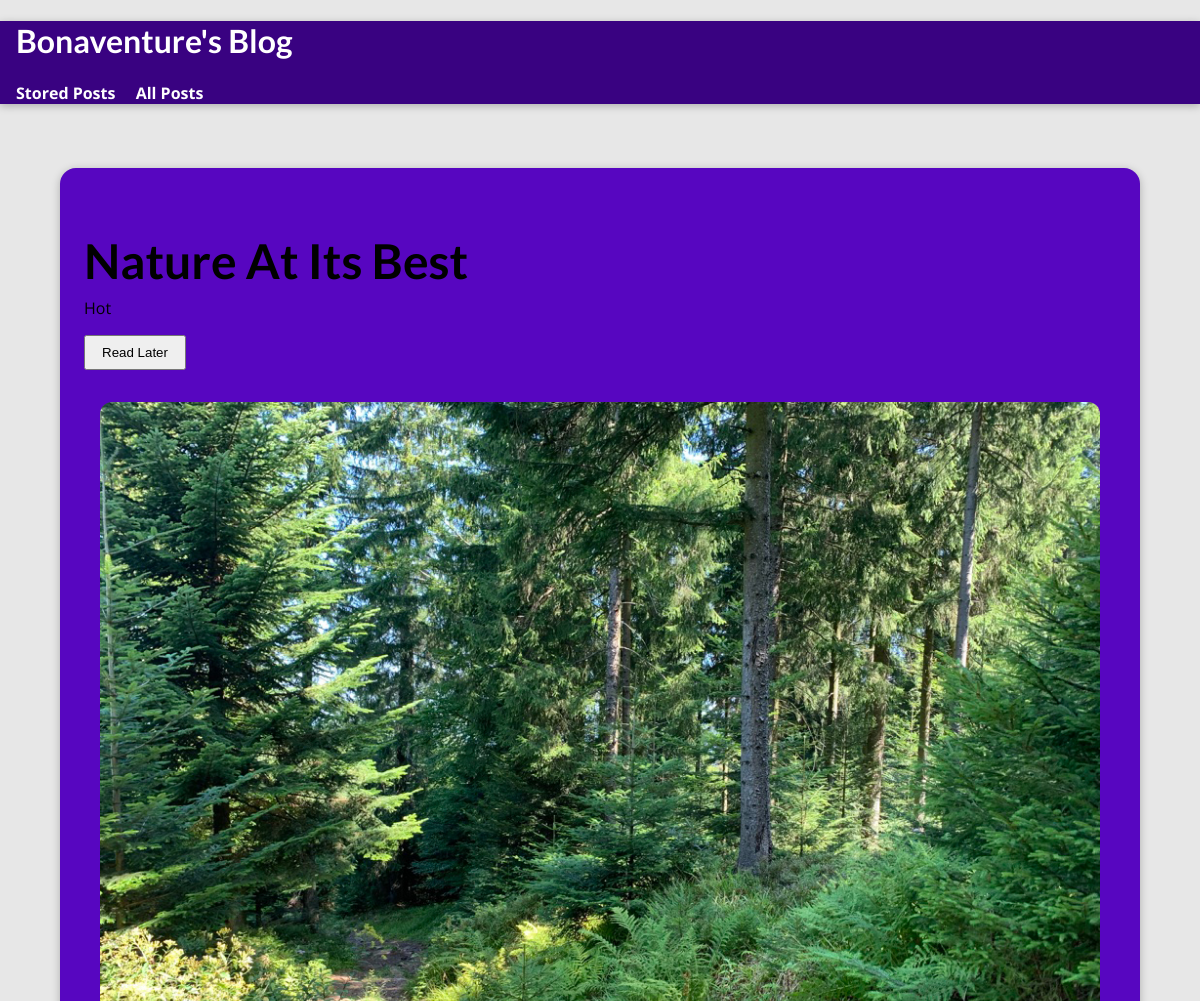
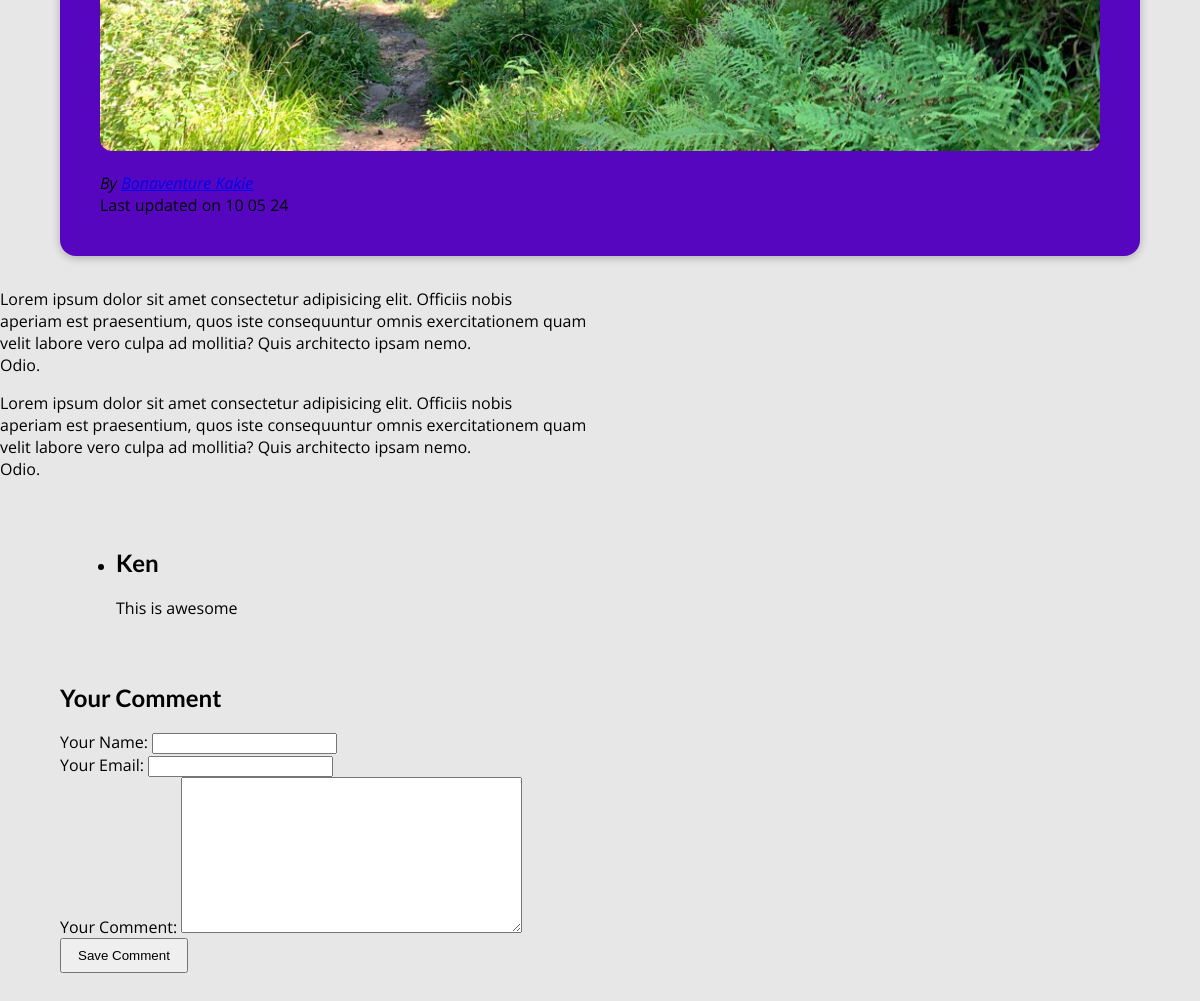
The page /posts/nature-at-its-best on the database its author committed (2 pictures, top to bottom).
### blog/models.py (models this page shows, shortened)
class Post(models.Model):
    title = models.CharField(max_length=150)
    excerpt = models.CharField(max_length=200)
    image = models.ImageField(upload_to="posts", null=True)
    date = models.DateField(auto_now=True)
    slug = models.SlugField(unique=True, db_index=True)
    content = models.TextField(validators=[MinLengthValidator(10)])
    author = models.ForeignKey(Author, on_delete=models.SET_NULL, null=True, related_name="posts")
    tags = models.ManyToManyField(Tag)

class Tag(models.Model):
    caption = models.CharField(max_length=10)

class Author(models.Model):
    first_name = models.CharField(max_length=100)
    last_name = models.CharField(max_length=100)
    email_address = models.EmailField()
    def __str__(self):
        return f"{self.first_name} {self.last_name}"

class Comment(models.Model):
    user_name = models.CharField(max_length=120)
    user_email = models.EmailField()
    text = models.TextField(max_length=400)
    post = models.ForeignKey(
        Post, on_delete=models.CASCADE, related_name="comments")

### blog/views.py (the view, shortened to what this page needs)
# urls.py: path("posts/<slug:slug>", views.SinglePostView.as_view(), name="post-detail-page"),
class SinglePostView(View):
    def get(self, request, slug):
        post = Post.objects.get(slug=slug)
        stored_posts = request.session.get("stored_posts")
        if stored_posts is not None:
            is_saved_for_later = post.id in stored_posts
        else:
            is_saved_for_later = False
        context = {
            "post": post,
            "post_tags": post.tags.all(),
            "comment_form": CommentForm(),
            "comments": post.comments.all().order_by("-id"),
            "saved_for_later": is_saved_for_later
        }
        return render(request, "blog/post-detail.html", context)

### blog/forms.py
class CommentForm(forms.ModelForm):
    class Meta:
        model = Comment
        exclude = ["post"]
        labels = {
          "user_name": "Your Name",
          "user_email": "Your Email",
          "text": "Your Comment"
        }

### blog/templates/blog/post-detail.html (shortened to what this page needs)
{% extends 'base.html' %}
{% load static %}
{% block css_files %}
<link rel="stylesheet" href="{% static 'blog/post-detail.css' %}">
{% endblock %}
{% block content %}
<section id="summary">
    <h2>{{post.title}}</h2>
    <div>
        {% for tag in post_tags %}
            <span class="tag">{{tag.caption}}</span>
        {% endfor %}
    </div>
    <div id="read-later">
        <form action="{% url 'read-later' %}" method="POST">
            <button>
                {% if saved_for_later %}
                    Remove from "Read Later" List
                {% else %}
                Read Later
                {% endif %}
            </button>
               </form>
    </div>
    <article>
        <img src="{{post.image.url}}" alt="{{post.title}}" />
        <address>By <a href="mailto:{{post.author.email_address}}">{{post.author}}</a></address>
        <div>
            Last updated on <time>{{post.date|date:"d m y"}}</time>
        </div>
    </article>
</section>
<main>
    {{post.content| linebreaks}}
</main>
<section id="comments">
    <ul>
        {% for comment in comments %}
        <li>
            <h2>{{comment.user_name}}</h2>
            <p>{{comment.text | linebreaks}}</p>
        </li>
        {% endfor %}
    </ul>
</section>
<section id="comment-form">
    <h2>Your Comment</h2>
    <form action="{% url 'post-detail-page' post.slug %}" method="POST">
        {% for form_field in comment_form %}
        <div class="form-control {% if form_field.errors %}invalid{% endif %}">
            {{ form_field.label_tag }}
            {{ form_field }}
        </div>
        {% endfor %}
        <button>Save Comment</button>
    </form>
</section>
{% endblock %}

### static/app.css (style rules this page uses)
* { box-sizing: border-box; }
html { font-family: 'Open Sans', 'Lato', sans-serif; }
body { margin: 0; }
h1, h2, h3 { font-family: 'Lato', sans-serif; font-weight: bold; }

### blog/static/blog/post-detail.css (style rules this page uses)
body { background-color: #e7e7e7; }
#summary { margin: 4rem auto 2rem auto; padding: 1.5rem; width: 90%; max-width: 90%; border-radius: 16px; background-color: #5706c0; position: relative; box-shadow: 0 2px 8px rgba(0, 0, 0, 0.25); height: auto; }
#summary h2 { font-size: 3rem; margin-bottom: 0.5rem; }
#summary article { position: static; padding: 1rem; text-align: left; margin-top: 1rem; }
#summary article img { width: 100%; height: auto; border-radius: 12px; transform: none; margin-bottom: 1rem; }
#comment-form { margin: 2rem auto; width: 90%; max-width: 90%; }
#comment-form button { padding: 0.5rem 1rem; }
#comments { margin: 2rem auto; width: 90%; max-width: 90%; padding: 1rem; }
#read-later { margin: 1rem 0; }
#read-later button { padding: 0.5rem 1rem; }

### rows shown on the page
Post: title "Nature At Its Best", image (picture), author "Bonaventure Kakie", date "10 05 24", content "Lorem ipsum dolor sit amet consectetur adipisicing elit. Officiis nobis aperiam est praesentium, quos iste consequuntur omnis exercitationem quam velit labore vero culpa ad mollitia? Quis architecto ipsam nemo. Odio. Lorem ipsum dolor sit amet consectetur adipisicing elit. Officiis nobis aperiam est praesentium, quos iste consequuntur omnis exercitationem quam velit labore vero culpa ad mollitia? Quis architecto ipsam nemo. Odio."
Tag: caption "Hot"
Comment: user_name "Ken", text "This is awesome"
